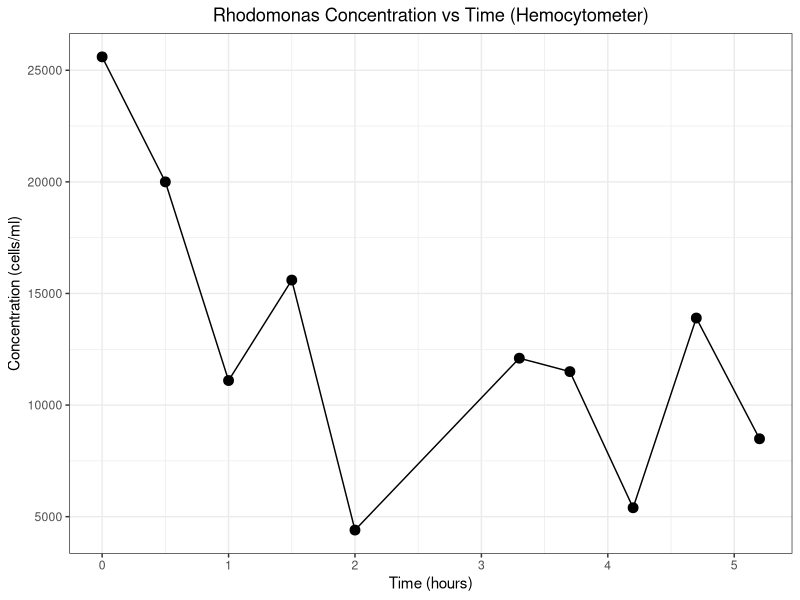
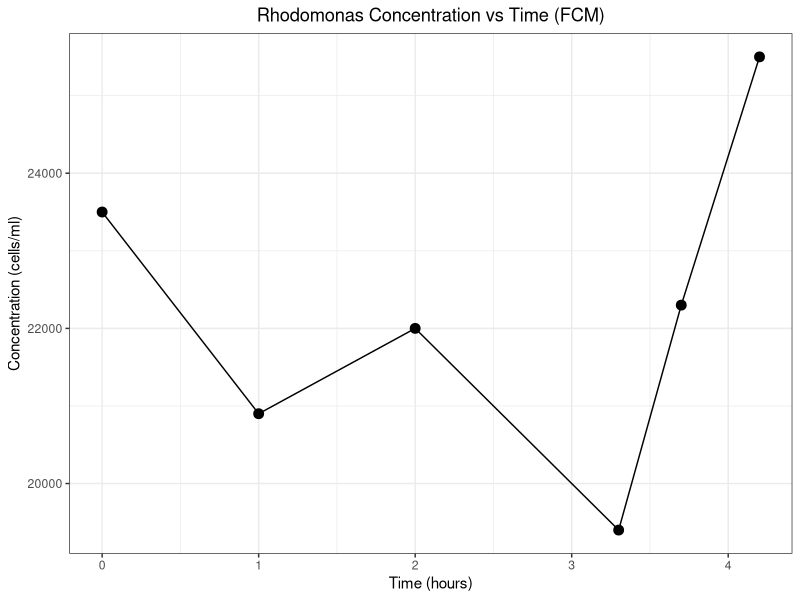
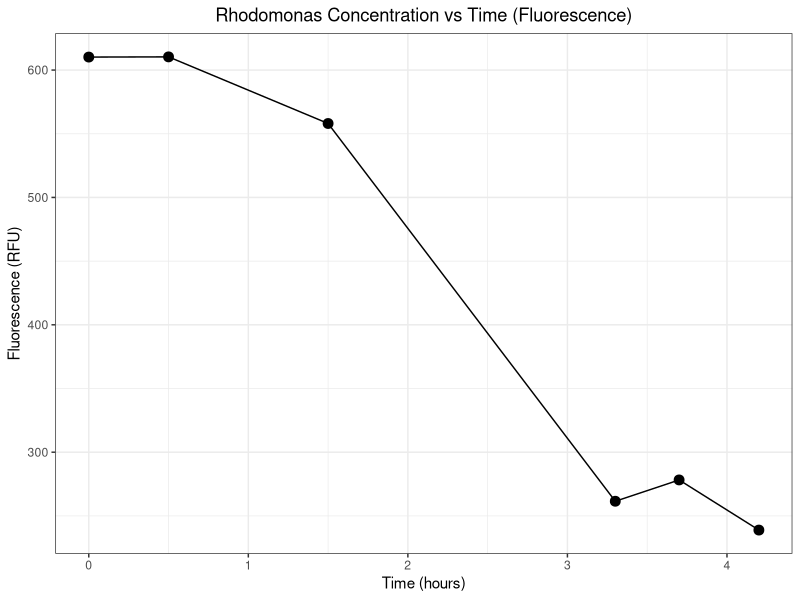

Recreate these plots in R, in order.
# Libraries I usually use in R for general applications
library(ggplot2)
library(tidyr)
library(dplyr)

# Data Sorting
group14_data <- data.frame(
  time = c(0.0, 0.5, 1.0, 1.5, 2.0, 3.3, 3.7, 4.2, 4.7, 5.2),
  hemocytometer = c(25600, 20000, 11100, 15600, 4400, 12100, 11500, 5400, 13900, 8490),
  fcm = c(23500, NA, 20900, NA, 22000, 19400, 22300, 25500, NA, NA),
  fluorescence = c(610.2, 610.35, NA, 558.05, NA, 261.49, 278.22, 238.86, NA, NA)
)

# Plot 1: Hemocytometer counts
plot1 <- ggplot(group14_data, aes(x = time, y = hemocytometer)) +
  geom_line(aes(group = 1)) +  # Add group = 1 to force connection
  geom_point(size = 3) +
  labs(title = "Rhodomonas Concentration vs Time (Hemocytometer)",
       x = "Time (hours)",
       y = "Concentration (cells/ml)") +
  theme_bw() +
  theme(plot.title = element_text(hjust = 0.5))

# Plot 2: FCM counts
plot2 <- ggplot(group14_data %>% filter(!is.na(fcm)), aes(x = time, y = fcm)) +
  geom_line(aes(group = 1)) +  # Add group = 1 to force connection
  geom_point(size = 3) +
  labs(title = "Rhodomonas Concentration vs Time (FCM)",
       x = "Time (hours)",
       y = "Concentration (cells/ml)") +
  theme_bw() +
  theme(plot.title = element_text(hjust = 0.5))

# Plot 3: Fluorescence
plot3 <- ggplot(group14_data %>% filter(!is.na(fluorescence)), aes(x = time, y = fluorescence)) +
  geom_line(aes(group = 1)) +  # Add group = 1 to force connection
  geom_point(size = 3) +
  labs(title = "Rhodomonas Concentration vs Time (Fluorescence)",
       x = "Time (hours)",
       y = "Fluorescence (RFU)") +
  theme_bw() +
  theme(plot.title = element_text(hjust = 0.5))

# Print plots

print(plot1)
print(plot2)
print(plot3)
